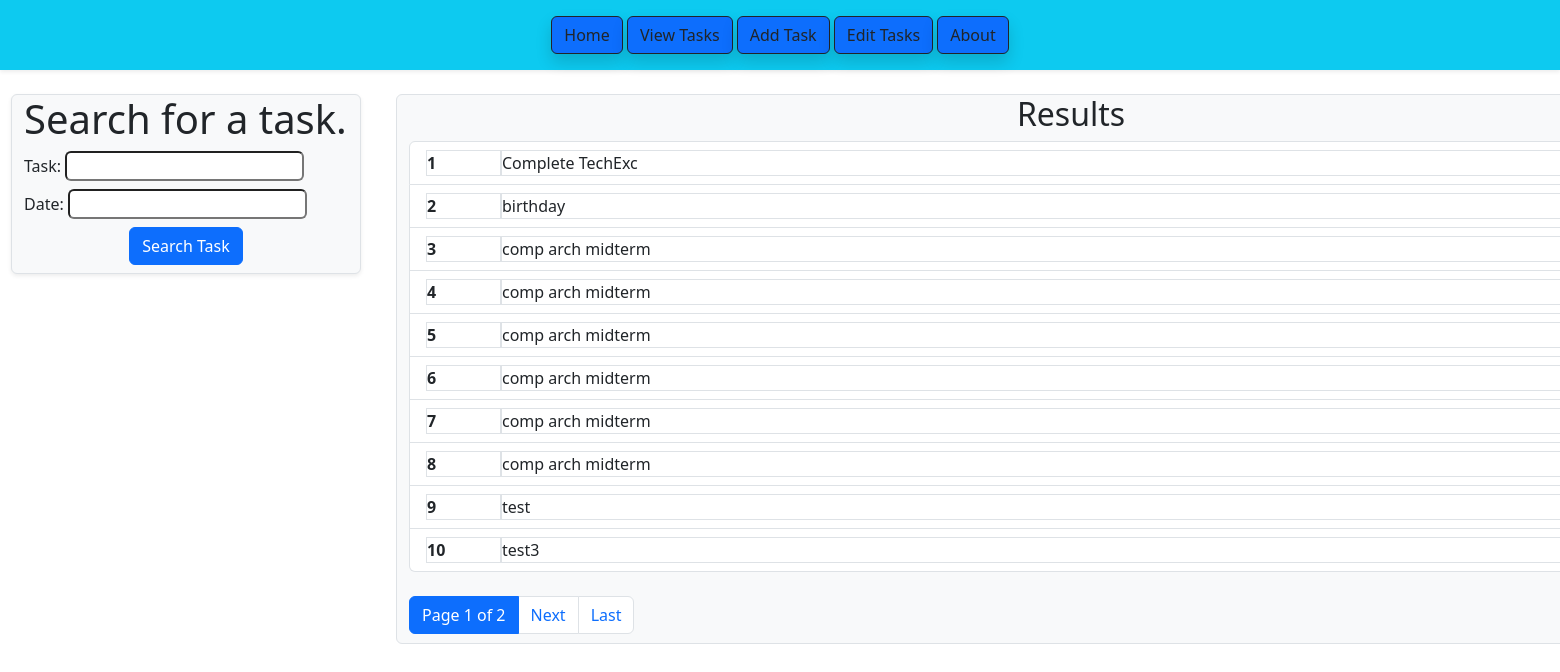
Before: /view/ with the older database file.
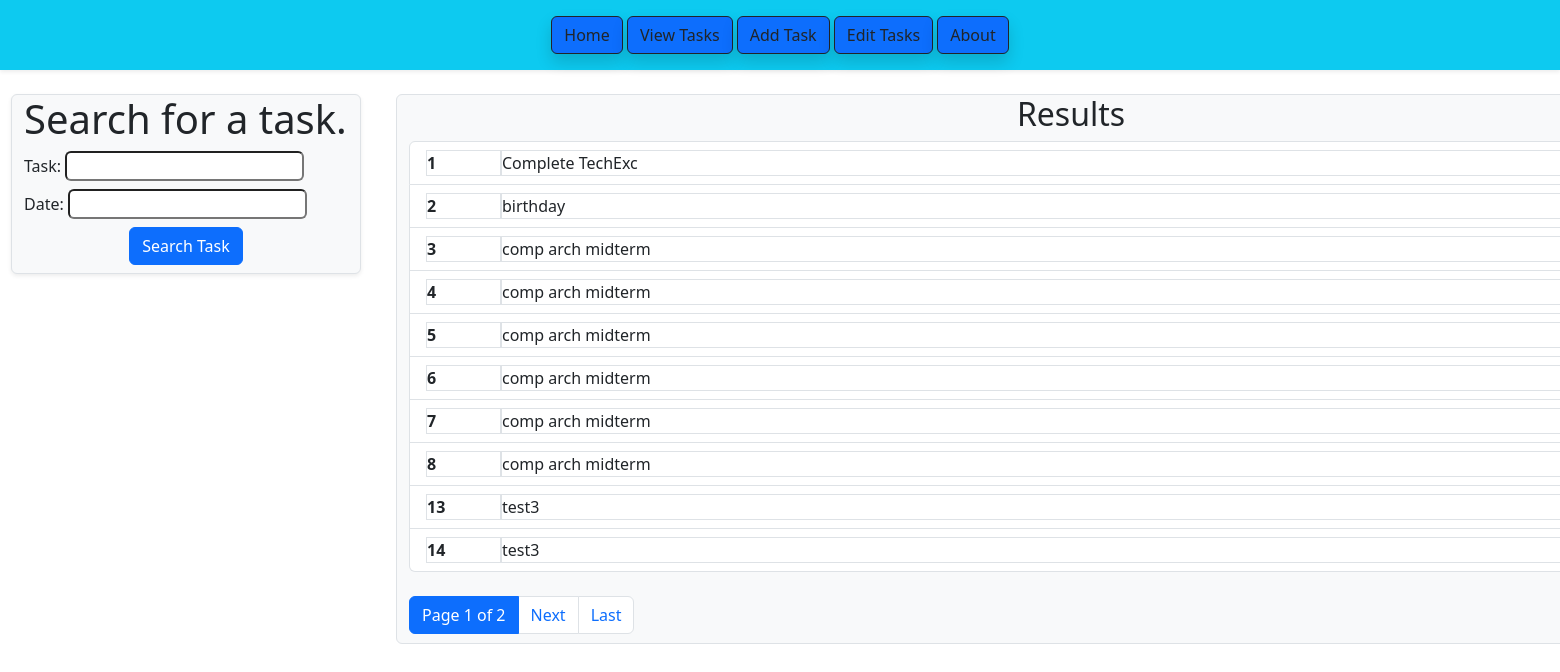
After: the same page with the newer database file.
### todo_app/models.py (models this page shows, shortened)
class Task(models.Model):
    id = models.AutoField(primary_key=True)
    task = models.CharField(max_length=100)
    date = models.CharField(max_length=10)

### todo_app/views.py (the view)
# urls.py: path("view/",view_task,name="view_task"),
def view_task(request):
    page_number = request.GET.get("page",1)
    task = request.GET.get("task","").strip()
    date = request.GET.get("date","").strip()
    if request.method == "POST":
        task = request.POST.get("task","").strip()
        date = request.POST.get("date","").strip()
        page_number = 1
    if task or date:
        tasks = Task.objects.filter(task__icontains=task, date__icontains=date)
    else:
        tasks = Task.objects.all()
    paginator = Paginator(tasks,10)
    page_obj = paginator.get_page(page_number)
    return render(
        request, "view_tasks.html",
        {"tasks":page_obj,
         "task_query": task,
         "date_query": date},
    )

### todo_app/templates/view_tasks.html (shortened to what the changed rows need)
{% load static %}
<!DOCTYPE html>
<html lang="en">
<head>
    <link rel="stylesheet" href="https://cdn.jsdelivr.net/npm/bootstrap@5.3.0/dist/css/bootstrap.min.css">
</head>
<body>
    <div class="row">
        <div class="col-3">
            <div class="mt-4 container-fluid bg-light rounded shadow-sm border" style="width: 350px;">
                <h1>Search for a task.</h1>
            </div>
        </div>
        <div class="col-9">
            {% if tasks %}
            {%if task_query or date_query%}
            <div class="container-fluid border mt-4 bg-light rounded" style="width: 1350px; height: 590px;">
                <h2 style="text-align: center;">Results</h2>
                <p><strong>Terms: </strong>{{task_query}} , {{date_query}}</p>
                {% else %}
                <div class="container-fluid border mt-4 bg-light rounded" style="width: 1350px; height: 550px;">
                    <h2 style="text-align: center;">Results</h2>
                    {% endif %}
                    <ul class="list-group mb-3">
                        {% for task in tasks %}
                        <li class="list-group-item d-flex justify-content-between align-items-center">
                            <div class="d-flex">
                                <strong class="col-auto border"
                                    style="width: 75px;; text-align: left">{{task.id}}</strong>
                                <span class="col-auto border"
                                    style="width:1130px;overflow: hidden; text-overflow: ellipsis; white-space: nowrap; text-align: left;">{{task.task}}</span>
                            </div>
                        </li>
                        {% endfor %}
                    </ul>
                </div>
                {% elif request.method == 'POST' %}
                <div class="alert alert-warning mt4" role="alert">No tasks found, try again.</div>
                {% endif %}
            </div>
        </div>
</body>

Changed rows visible on the page:
removed Task: id "9", task "test"
removed Task: id "10", task "test3"
added Task: id "13", task "test3"
added Task: id "14", task "test3"
